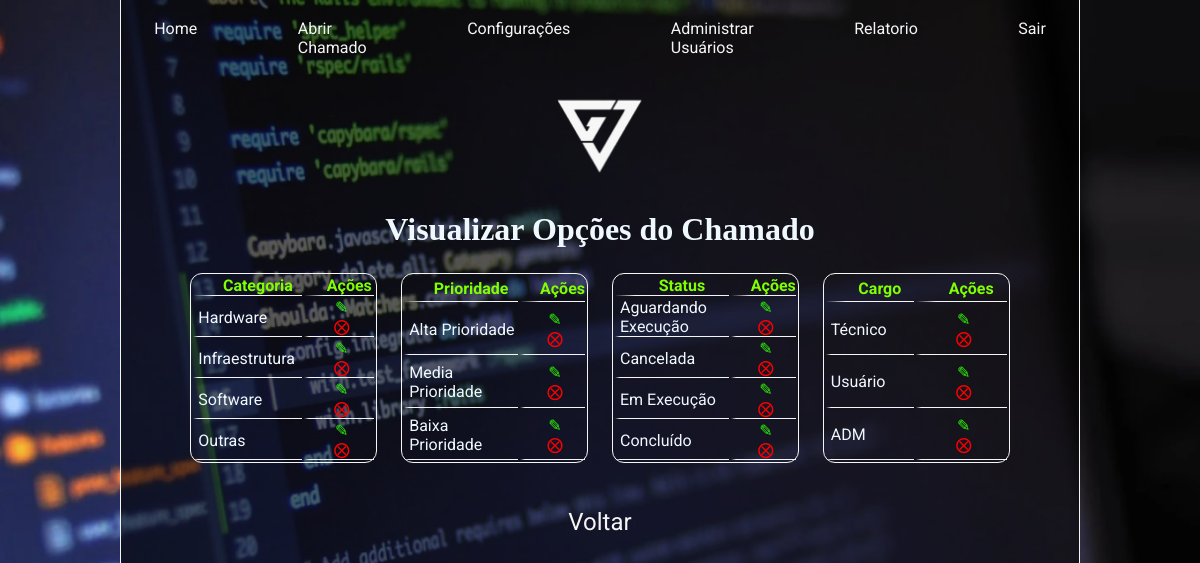
Screenshot of /html/mostra_categoria.php (signed in) with the database file from the repository.
### tables this page shows
CREATE TABLE `categoria` (
  `ID_TIPO_SERVICO` int(11) NOT NULL,
  `NOME_AREA_SERVICO` varchar(255) DEFAULT NULL
);

CREATE TABLE `prioridade` (
  `ID_PRIORIDADE` int(11) NOT NULL,
  `NOME_PRIORIDADE` varchar(255) DEFAULT NULL
);

CREATE TABLE `status` (
  `ID_STATUS` int(11) NOT NULL,
  `NOME_STATUS` varchar(255) DEFAULT NULL
);

CREATE TABLE `cargo_autorizacao` (
  `ID_CARGO` int(11) NOT NULL,
  `NOME_CARGO` varchar(50) NOT NULL
);

### html/mostra_categoria.php (the view, shortened to what this page needs)
<?php
require_once("../php/conexao.php");
$consulta1 = "SELECT * FROM categoria";
$resultadoConsulta1 = mysqli_query($conexao, $consulta1);
$num_rows1 = mysqli_num_rows($resultadoConsulta1);
$consulta2 = "SELECT * FROM prioridade";
$resultadoConsulta2 = mysqli_query($conexao, $consulta2);
$num_rows2 = mysqli_num_rows($resultadoConsulta2);
$consulta3 = "SELECT * FROM status";
$resultadoConsulta3 = mysqli_query($conexao, $consulta3);
$num_rows3 = mysqli_num_rows($resultadoConsulta3);
$consulta4 = "SELECT * FROM cargo_autorizacao";
$resultadoConsulta4 = mysqli_query($conexao, $consulta4);
$num_rows4 = mysqli_num_rows($resultadoConsulta4);
?>
<!DOCTYPE html>
<html lang="pt-br">
<head>
    <link rel="stylesheet" href="../styles/style.css">
</head>
<body>
<header class="cabecalho">
        <nav class="cabecalho_menu ">
            <a class="cabecalho__menu__link" href="perfil.php"> Home </a>
            <a class="cabecalho__menu__link" href="criar_os.php"> Abrir Chamado </a>
            <?php if ($_SESSION['id_cargo'] == 8) { ?>
                <a class="cabecalho__menu__link" href="categoria.php"> Configurações </a>
                <a class="cabecalho__menu__link" href="administra_usuarios.php"> Administrar Usuários </a>
                <a class="cabecalho__menu__link" href="graficos.php"> Relatorio </a>
            <?php } ?>
            <a class="cabecalho__menu__link" href="../php/logout.php"> Sair </a>
        </nav>
    </header>
    <main class="perfil">
        <div class="conteiner3">
            <img class="logo_categoria" src="../assets/logo (2).png">
            <h1 class="config_titulo">Visualizar Opções do Chamado</h1>
            <div class="config_form">
                <?php if ($num_rows1 == 0) { ?>
                    <div class="nenhum_resultado" id="aparece1">
                        <img class="lupa_imagem" src="../assets/lupa.png" alt="logotipo">
                        <p>Nenhum Resultado Encontrado Para Categoria</p>
                    </div>
                <?php } else {   ?>
                    <table id="tabela_categoria" class="tabela_categoria">
                        <tr class="tabela_categoria_linha">
                            <th> Categoria </th>
                            <th>Ações</th>
                        </tr>
                        <?php while ($linha = mysqli_fetch_assoc($resultadoConsulta1)) { ?>
                            <tr>
                                <td><?php echo htmlspecialchars($linha['NOME_AREA_SERVICO'], ENT_QUOTES, 'UTF-8');  ?></td>
                                <td>
                                    <a class="bt_editar" href="../html/editar_config_categoria.php?ID_TIPO_SERVICO=<?php echo $linha['ID_TIPO_SERVICO']; ?>">✎</a>
                                    <a class="bt_excluir" href="../php/escluir_categoria.php?ID_TIPO_SERVICO=<?php echo $linha['ID_TIPO_SERVICO']; ?>">⨂</a>
                                </td>
                            </tr>
                        <?php } ?>
                    </table>
                <?php } ?>
                <?php if ($num_rows2 == 0) { ?>
                    <div class="nenhum_resultado" id="aparece1">
                        <img class="lupa_imagem" src="../assets/lupa.png" alt="logotipo">
                        <p>Nenhum Resultado Encontrado Para Prioridade </p>
                    </div>
                <?php } else { ?>
                    <table id="tabela_prioridade" class="tabela_categoria">
                        <tr class="tabela_categoria_linha">
                            <th>Prioridade</th>
                            <th>Ações</th>
                        </tr>
                        <?php while ($linha = mysqli_fetch_assoc($resultadoConsulta2)) { ?>
                            <tr>
                                <td> <?php echo htmlspecialchars($linha['NOME_PRIORIDADE'], ENT_QUOTES, 'UTF-8'); ?> </td>
                                <td>
                                    <a class="bt_editar" href="../html/editar_config_prioridade.php?ID_PRIORIDADE=<?php echo $linha['ID_PRIORIDADE']; ?>">✎</a>
                                    <a class="bt_excluir" href="../php/escluir_prioridade.php?ID_PRIORIDADE=<?php echo $linha['ID_PRIORIDADE']; ?>">⨂</a>
                                </td>
                            </tr>
                        <?php } ?>
                    </table>
                <?php } ?>
                <?php if ($num_rows3 == 0) {  ?>
                    <div class="nenhum_resultado" id="aparece1">
                        <img class="lupa_imagem" src="../assets/lupa.png" alt="logotipo">
                        <p>Nenhum Resultado Encontrado Para Status</p>
                    </div>
                <?php  } else { ?>
                    <table id="tabela_categoria" class="tabela_categoria">
                        <tr class="tabela_categoria_linha">
                            <th>  Status </th>
                            <th>Ações</th>
                        </tr>
                        <?php while ($linha = mysqli_fetch_assoc($resultadoConsulta3)) { ?>
                            <tr>
                                <td><?php echo htmlspecialchars($linha['NOME_STATUS'], ENT_QUOTES, 'UTF-8');  ?></td>
                                <td>
                                    <a class="bt_editar" href="../html/editar_config_status.php?ID_STATUS=<?php echo $linha['ID_STATUS']; ?>">✎</a>
                                    <a class="bt_excluir" href="../php/escluir_status.php?ID_STATUS=<?php echo $linha['ID_STATUS']; ?>">⨂</a>
                                </td>
                            </tr>
                        <?php } ?>
                    </table>
                <?php } ?>
                <?php if ($num_rows4 == 0) { ?>
                    <div class="nenhum_resultado" id="aparece1">
                        <img class="lupa_imagem" src="../assets/lupa.png" alt="logotipo">
                        <p>Nenhum Resultado Encontrado Para Cargo</p>
                    </div>
                <?php } else {   ?>
                    <table id="tabela_prioridade" class="tabela_categoria">
                        <tr class="tabela_categoria_linha">
                            <th> Cargo</th>
                            <th>Ações</th>
                        </tr>
                        <?php while ($linha = mysqli_fetch_assoc($resultadoConsulta4)) { ?>
                            <tr>
                                <td> <?php echo htmlspecialchars($linha['NOME_CARGO'], ENT_QUOTES, 'UTF-8');  ?> </td>
                                <td>
                                    <a class="bt_editar" href="../html/editar_config_cargo.php?ID_CARGO=<?php echo $linha['ID_CARGO']; ?>">✎</a>
                                    <a class="bt_excluir" href="../php/escluir_cargo.php?ID_CARGO=<?php echo $linha['ID_CARGO']; ?>">⨂</a>
                                </td>
                            </tr>
                        <?php } ?>
                    </table>
                <?php } ?>
            </div>
            <a class="link_visualizar" href="categoria.php">Voltar </a>
        </div>
    </main>
</body>
</html>

### styles/style.css (style rules this page uses)
* { margin: 0; padding: 0; }
:root { --font-principal: 'Roboto', sans-serif; --cor-branca-principal: whitesmoke; --cor-tranparente: rgba(0,0,0,.6); }
body { background-image: url("../assets/imagem_fundo1.png"); background-repeat: no-repeat; background-size: cover; color: aliceblue; display: flex; flex-direction: column; height: 100vh; }
.cabecalho { background-color: rgba(0,0,0,.6); margin: 0% 10%; border-left: 1px solid whitesmoke; border-right: 1px solid whitesmoke; }
.cabecalho_menu { display: flex; gap: 0.5%; justify-content: center; }
.cabecalho__menu__link { color: whitesmoke; padding: 2% 5% ; text-decoration: none; border-bottom: 1px solid rgba(0,0,0,.0); font-family: var(--font-principal); }
.conteiner3 { background-color: rgba(0,0,0,.6); margin: 0% 10%; height: 100vh; border-left: 1px solid whitesmoke; border-right: 1px solid whitesmoke; display: flex; flex-direction: column; align-items: center; gap: 25px; }
th { padding: 0% 0%; border-bottom: 1px solid whitesmoke; border-left: 20px solid rgba(0,0,0,.0); word-wrap: break-word; }
td { padding: 0% 0%; border-bottom: 1px solid whitesmoke; border-left: 5px solid rgba(0,0,0,.0); word-wrap: break-word; }
.logo_categoria { display: flex; flex-direction: column; align-items: center; width: 10%; }
.config_titulo { display: flex; flex-direction: column; align-items: center; }
.config_form { display: flex; gap: 24px; }
.link_visualizar { color: whitesmoke; padding: 2%; text-decoration: none; font-family: var(--font-principal); font-size: 1.5rem; background-color: rgba(0,0,0,.0); border: none; }
.tabela_categoria { border: 1px solid whitesmoke; padding: 0%; border-radius: 12px; width: 90%; font-family: var(--font-principal); font-weight: 400; }
.tabela_categoria_linha { color: chartreuse; }
.bt_excluir { text-decoration: none; color: red; display: flex; flex-direction: column; align-items: center; }
.bt_editar { text-decoration: none; color: rgb(43, 255, 0); display: flex; flex-direction: column; align-items: center; }

### rows the page displays
categoria: NOME_AREA_SERVICO "Hardware"
categoria: NOME_AREA_SERVICO "Infraestrutura"
categoria: NOME_AREA_SERVICO "Software"
categoria: NOME_AREA_SERVICO "Outras"
prioridade: NOME_PRIORIDADE "Alta Prioridade"
prioridade: NOME_PRIORIDADE "Media Prioridade"
prioridade: NOME_PRIORIDADE "Baixa Prioridade"
status: NOME_STATUS "Aguardando Execução"
status: NOME_STATUS "Cancelada"
status: NOME_STATUS "Em Execução"
status: NOME_STATUS "Concluído"
cargo_autorizacao: NOME_CARGO "Técnico"
cargo_autorizacao: NOME_CARGO "Usuário"
cargo_autorizacao: NOME_CARGO "ADM"
